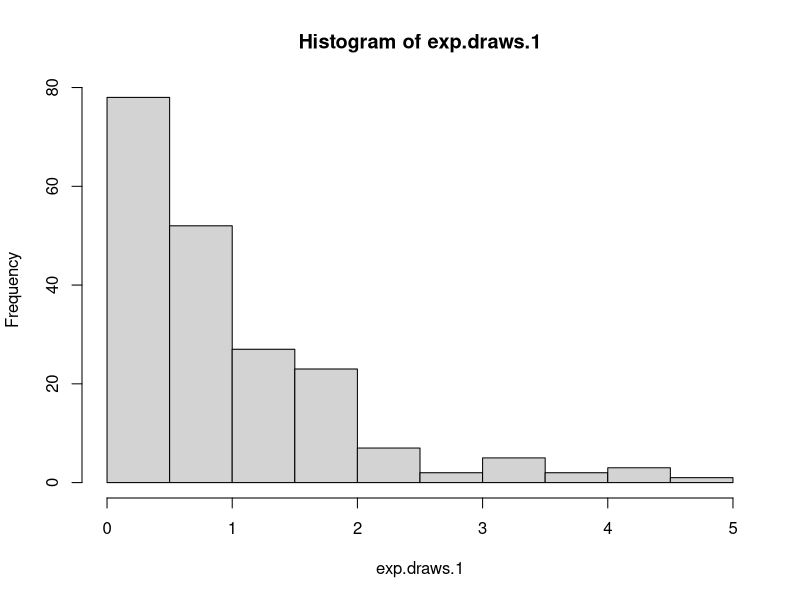
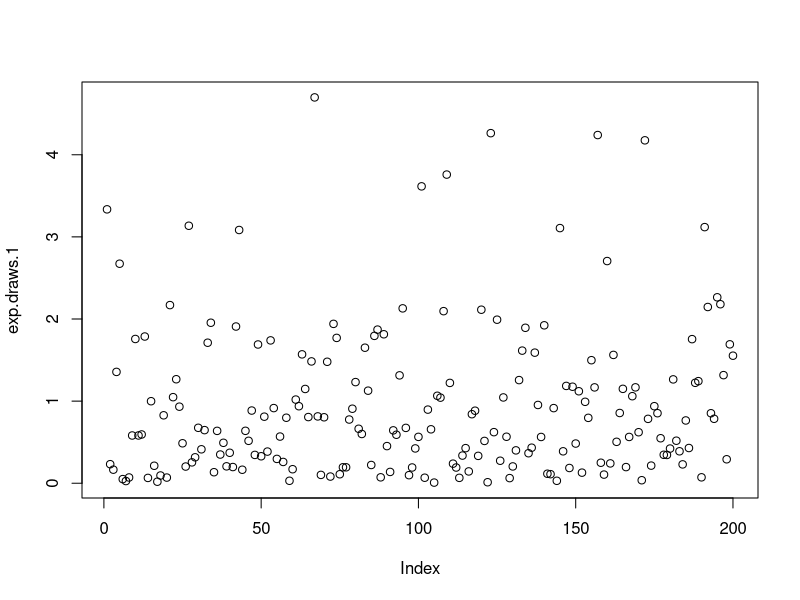
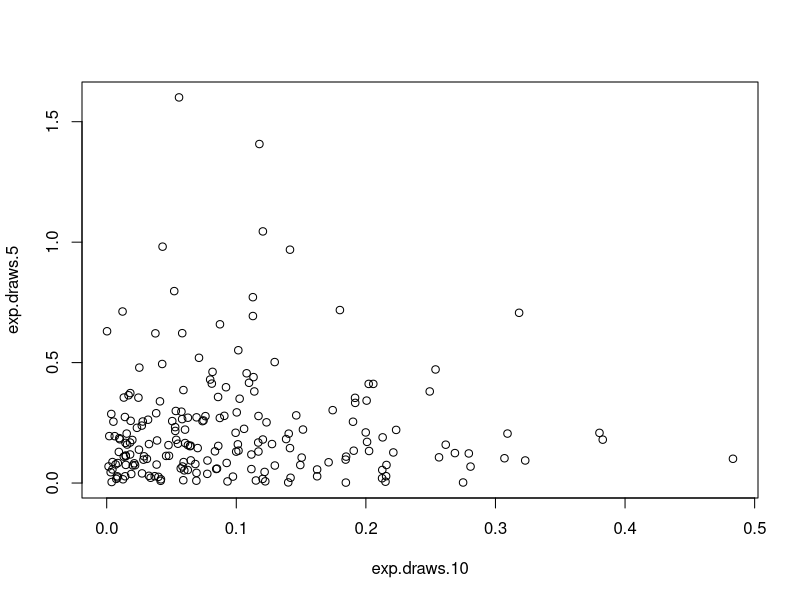
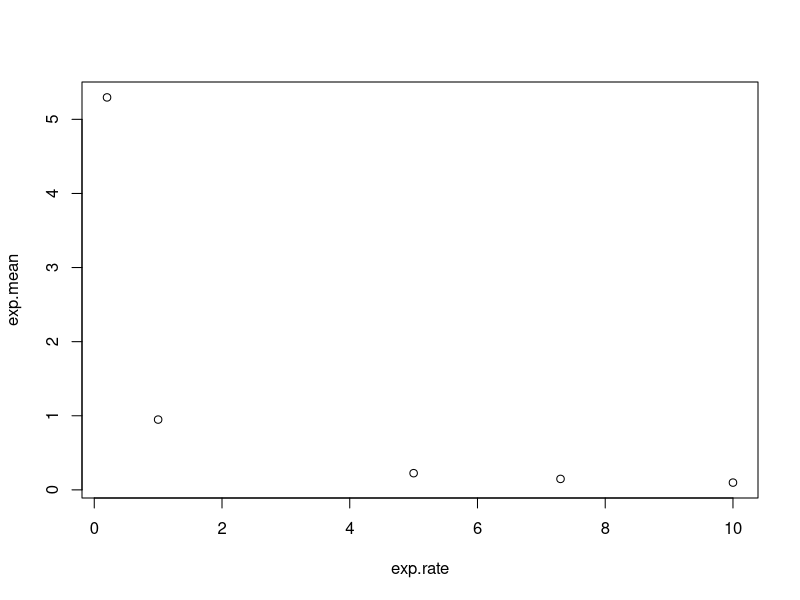
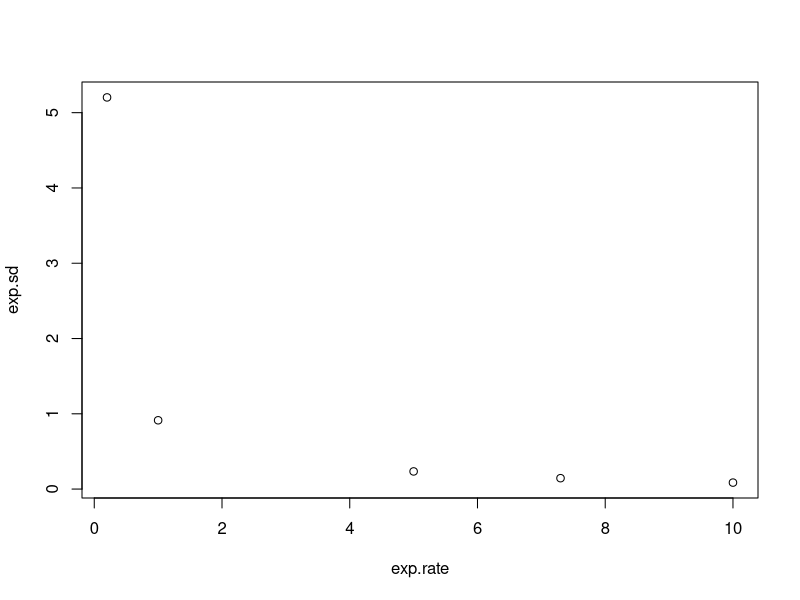
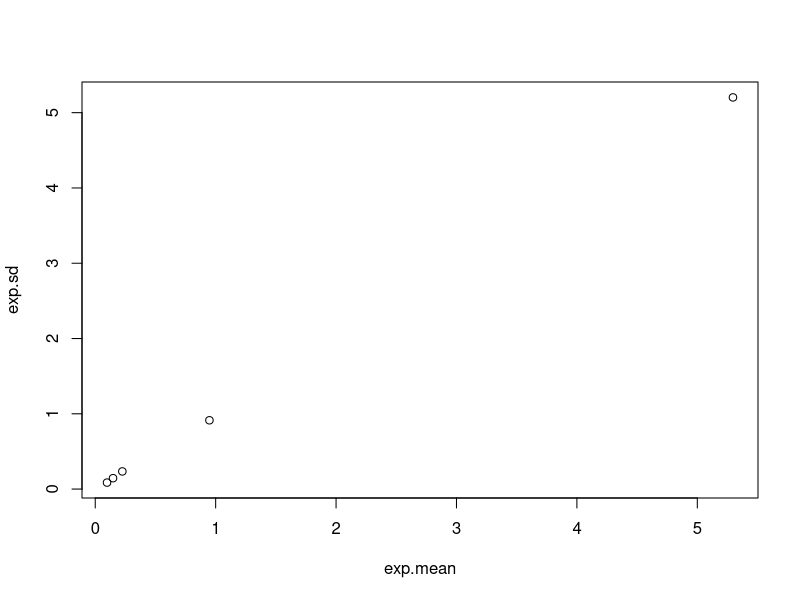

Write R code to recreate these figures, in order.
exp.draws.1=rexp(n=200, rate=1)
    mean_exp.draws.1=mean(exp.draws.1)
    sd_exp.draws.1=sd(exp.draws.1)
exp.draws.0.2=rexp(n=200, rate=0.2)
    mean_exp.draws.0.2=mean(exp.draws.0.2)
    sd_exp.draws.0.2=sd(exp.draws.0.2)
exp.draws.5=rexp(n=200, rate=5)  
    mean_exp.draws.5=mean(exp.draws.5)
    sd_exp.draws.5=sd(exp.draws.5)
exp.draws.7.3=rexp(n=200, rate=7.3)
    mean_exp.draws.7.3=mean(exp.draws.7.3)
    sd_exp.draws.7.3=sd(exp.draws.7.3)
exp.draws.10=rexp(n=200, rate=10)
    mean_exp.draws.10=mean(exp.draws.10)
    sd_exp.draws.10=sd(exp.draws.10)
hist(exp.draws.1)
plot(exp.draws.1)
plot(exp.draws.10,exp.draws.5)
exp.mean=c(mean_exp.draws.1,mean_exp.draws.0.2,mean_exp.draws.5,mean_exp.draws.7.3,mean_exp.draws.10)
exp.sd=c(sd_exp.draws.1,sd_exp.draws.0.2,sd_exp.draws.5,sd_exp.draws.7.3,sd_exp.draws.10)
exp.rate=c(1,0.2,5,7.3,10)
plot(x=exp.rate,y=exp.mean)
# In the figure, we can see when the rate increases, the mean decreases, and the data match the theory that mean=1/rate in an exponential distribution.
plot(x=exp.rate,y=exp.sd)
# In the figure, we can see when the rate increases, the standard deviation decreases, and the data match the theory that standard deviation=1/rate in an exponential distribution.
plot(x=exp.mean,y=exp.sd)
# In the figure, we can see when mean increases, the standard deviation increase, and the relationship between them is a linear line with interception equals zero. The data match the theory that mean=standard deviation in an exponential distribution.
